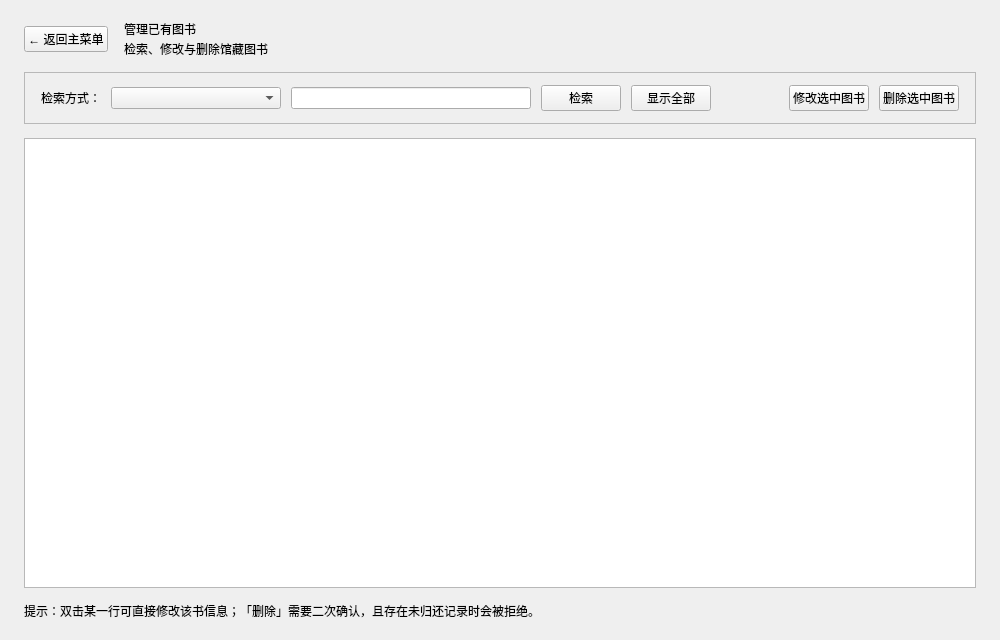
<?xml version="1.0" encoding="UTF-8"?>
<ui version="4.0">
 <class>ManageBooksPage</class>
 <widget class="QWidget" name="ManageBooksPage">
  <property name="geometry">
   <rect>
    <x>0</x>
    <y>0</y>
    <width>1000</width>
    <height>640</height>
   </rect>
  </property>
  <layout class="QVBoxLayout" name="mainLayout">
   <property name="spacing">
    <number>14</number>
   </property>
   <property name="leftMargin">
    <number>24</number>
   </property>
   <property name="topMargin">
    <number>20</number>
   </property>
   <property name="rightMargin">
    <number>24</number>
   </property>
   <property name="bottomMargin">
    <number>20</number>
   </property>
   <item>
    <layout class="QHBoxLayout" name="headerLayout">
     <property name="spacing">
      <number>16</number>
     </property>
     <item>
      <widget class="QPushButton" name="backButton">
       <property name="cursor">
        <cursorShape>PointingHandCursor</cursorShape>
       </property>
       <property name="text">
        <string>← 返回主菜单</string>
       </property>
      </widget>
     </item>
     <item>
      <layout class="QVBoxLayout" name="titleLayout">
       <property name="spacing">
        <number>2</number>
       </property>
       <item>
        <widget class="QLabel" name="titleLabel">
         <property name="text">
          <string>管理已有图书</string>
         </property>
        </widget>
       </item>
       <item>
        <widget class="QLabel" name="subtitleLabel">
         <property name="text">
          <string>检索、修改与删除馆藏图书</string>
         </property>
        </widget>
       </item>
      </layout>
     </item>
     <item>
      <spacer name="headerSpacer">
       <property name="orientation">
        <enum>Qt::Orientation::Horizontal</enum>
       </property>
       <property name="sizeHint" stdset="0">
        <size>
         <width>40</width>
         <height>20</height>
        </size>
       </property>
      </spacer>
     </item>
    </layout>
   </item>
   <item>
    <widget class="QFrame" name="toolbarFrame">
     <property name="frameShape">
      <enum>QFrame::Shape::StyledPanel</enum>
     </property>
     <layout class="QHBoxLayout" name="toolbarLayout">
      <property name="spacing">
       <number>10</number>
      </property>
      <property name="leftMargin">
       <number>16</number>
      </property>
      <property name="topMargin">
       <number>12</number>
      </property>
      <property name="rightMargin">
       <number>16</number>
      </property>
      <property name="bottomMargin">
       <number>12</number>
      </property>
      <item>
       <widget class="QLabel" name="searchModeLabel">
        <property name="text">
         <string>检索方式：</string>
        </property>
        <property name="buddy">
         <cstring>searchModeComboBox</cstring>
        </property>
       </widget>
      </item>
      <item>
       <widget class="QComboBox" name="searchModeComboBox">
        <property name="minimumSize">
         <size>
          <width>170</width>
          <height>0</height>
         </size>
        </property>
       </widget>
      </item>
      <item>
       <widget class="QLineEdit" name="searchKeywordEdit">
        <property name="minimumSize">
         <size>
          <width>240</width>
          <height>0</height>
         </size>
        </property>
       </widget>
      </item>
      <item>
       <widget class="QPushButton" name="searchButton">
        <property name="cursor">
         <cursorShape>PointingHandCursor</cursorShape>
        </property>
        <property name="text">
         <string>检索</string>
        </property>
       </widget>
      </item>
      <item>
       <widget class="QPushButton" name="showAllButton">
        <property name="cursor">
         <cursorShape>PointingHandCursor</cursorShape>
        </property>
        <property name="text">
         <string>显示全部</string>
        </property>
       </widget>
      </item>
      <item>
       <spacer name="toolbarSpacer">
        <property name="orientation">
         <enum>Qt::Orientation::Horizontal</enum>
        </property>
        <property name="sizeHint" stdset="0">
         <size>
          <width>40</width>
          <height>20</height>
         </size>
        </property>
       </spacer>
      </item>
      <item>
       <widget class="QPushButton" name="editButton">
        <property name="cursor">
         <cursorShape>PointingHandCursor</cursorShape>
        </property>
        <property name="text">
         <string>修改选中图书</string>
        </property>
       </widget>
      </item>
      <item>
       <widget class="QPushButton" name="deleteButton">
        <property name="cursor">
         <cursorShape>PointingHandCursor</cursorShape>
        </property>
        <property name="text">
         <string>删除选中图书</string>
        </property>
       </widget>
      </item>
     </layout>
    </widget>
   </item>
   <item>
    <widget class="QTableView" name="tableView">
     <property name="alternatingRowColors">
      <bool>true</bool>
     </property>
     <attribute name="horizontalHeaderStretchLastSection">
      <bool>false</bool>
     </attribute>
    </widget>
   </item>
   <item>
    <widget class="QLabel" name="hintLabel">
     <property name="text">
      <string>提示：双击某一行可直接修改该书信息；「删除」需要二次确认，且存在未归还记录时会被拒绝。</string>
     </property>
     <property name="wordWrap">
      <bool>true</bool>
     </property>
    </widget>
   </item>
  </layout>
 </widget>
 <resources/>
 <connections/>
</ui>
